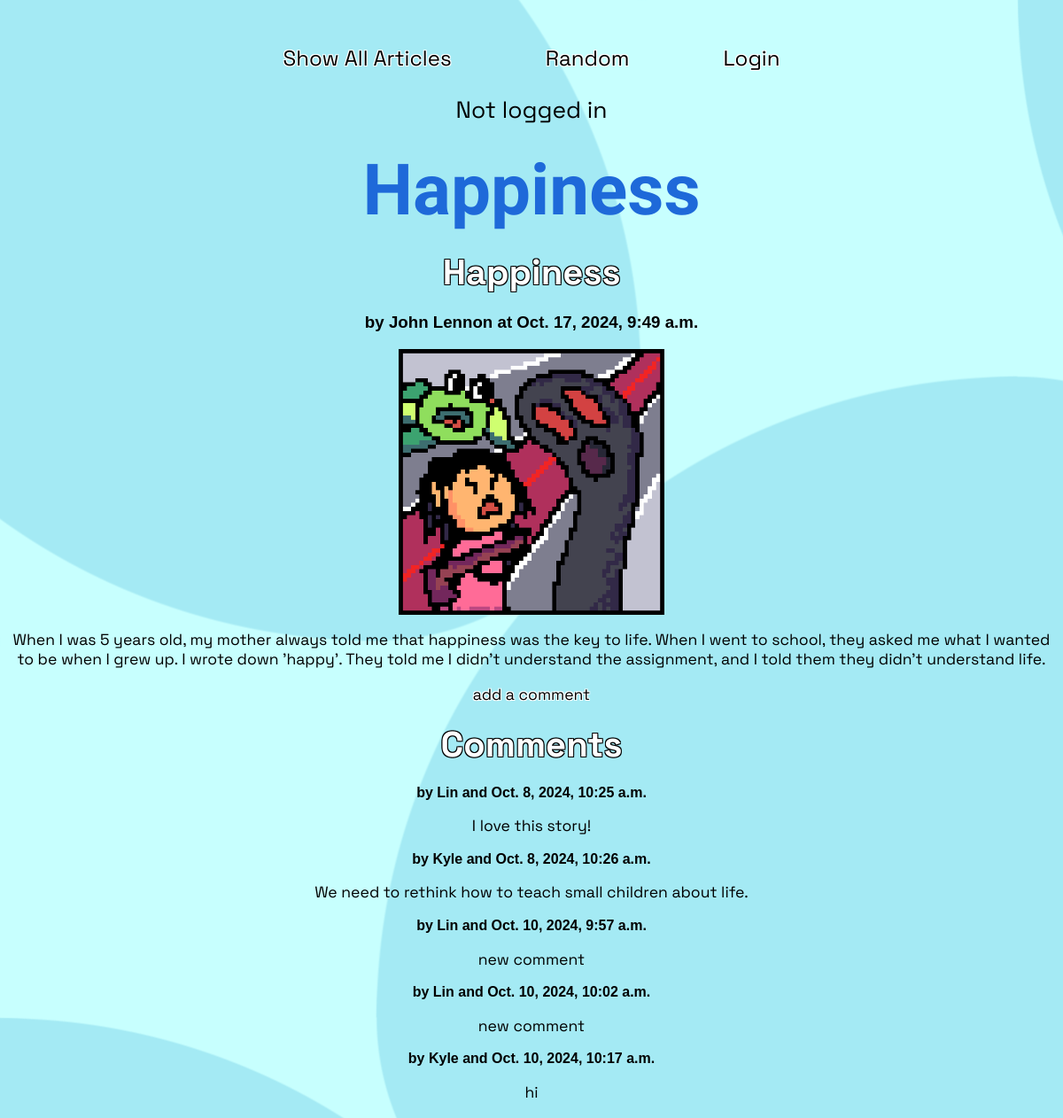
/blog/article/1, run on the app's committed database.
### blog/models.py (models this page shows, shortened)
class Article(models.Model):
    user = models.ForeignKey(User, on_delete=models.CASCADE)
    title = models.TextField(blank=False)
    author = models.TextField(blank=False)
    text = models.TextField(blank=False)
    published = models.DateTimeField(auto_now=True)
    image_file = models.ImageField(blank=True)
    def get_comments(self):
        comments = Comment.objects.filter(article=self)
        return comments

class Comment(models.Model):
    article = models.ForeignKey("Article", on_delete=models.CASCADE) # if the article is deleted, delete all comments related to it
    author = models.TextField(blank=False)
    text = models.TextField(blank=False)
    published = models.DateTimeField(auto_now=True)
    def __str__(self):
        return f'{self.text}'

### blog/views.py (the view)
# urls.py: path(r'article/<int:pk>', views.ArticleView.as_view(), name='article'),
class ArticleView(DetailView):
    model = Article
    template_name = 'blog/article.html'
    context_object_name = 'article'

### blog/templates/blog/article.html
{% extends "blog/base.html" %}
{% block content %}
<h1>{{ article.title }}</h1>
<main>
    <h2>{{ article.title }}</h2>
    <h3>by {{ article.author }} at {{ article.published }}</h3>
    <img src="{{ article.image_file.url }}" alt="">
    <p>
        {{ article.text }}
    </p>
    <div>
        <p><a href="{% url 'create_comment' article.pk %}">add a comment</a></p>
        <h2>Comments</h2>
        {% if article.get_comments %}
            {% for c in article.get_comments %}
            <div>
                <strong>by {{ c.author }} and {{ c.published }}</strong>
                <p>
                    {{ c.text }}
                </p>
            </div>
            {% endfor %}
        {% else %}
            <div>
                <p>No comments yet.</p>
            </div>
        {% endif %}
    </div>
</main>
{% endblock %}

### static/mini_fb.css (style rules this page uses)
img { width: 300px; height: 300px; }
body { font-family: Verdana, Geneva, Tahoma, sans-serif; text-align: center; }
html { --s: 300px; --c1: #a4eaf4; --c2: #c7fffe; --c:var(--c1) calc(100% - 2px),#0000; --r:calc(2.414*var(--s)); --p:calc(1.414*var(--s)); --g:radial-gradient(var(--s),var(--c)); background: radial-gradient(var(--r) at 0 0 ,var(--c)), radial-gradient(var(--r) at 0 100%,var(--c)), radial-gradient(var(--r) at 100% 0 ,var(--c)), radial-gradient(var(--r) at 100% 100%,var(--c)), var(--g),var(--g),var(--g),var(--g) var(--c2); background-position: var(--r) var(--r),0 var(--p),var(--p) 0, calc(-1*var(--s)) calc(-1*var(--s)); background-size: calc(2*var(--r)) calc(2*var(--r)); }
h1 { font-size: 5em; font-family: "Nabla"; color:rgb(30, 105, 217); margin-top: 20px; margin-bottom: 20px; }
h2 { font-size: 2.5em; font-family: "Space Grotesk"; text-align: center; text-shadow: 1px 1px 0px black, -1px 1px 0px black, 1px -1px 0px black, -1px -1px 0px black; color: white; margin-top: 20px; margin-bottom: 20px; }
p { font-size: 1.1em; font-family: "Space Grotesk"; }
a { text-decoration: none; margin-left: 50px; margin-right: 50px; color: black; text-shadow: 1px 1px 0px white, -1px 1px 0px white, 1px -1px 0px white, -1px -1px 0px white; transition: color 1s; }

### data on the page
Article: title "Happiness", author "John Lennon", published "Oct. 17, 2024, 9:49 a.m.", image_file (picture), text "When I was 5 years old, my mother always told me that happiness was the key to life. When I went to school, they asked me what I wanted to be when I grew up. I wrote down 'happy'. They told me I didn't understand the assignment, and I told them they didn't understand life."
Comment: author "Lin", published "Oct. 8, 2024, 10:25 a.m.", text "I love this story!"
Comment: author "Kyle", published "Oct. 8, 2024, 10:26 a.m.", text "We need to rethink how to teach small children about life."
Comment: author "Lin", published "Oct. 10, 2024, 9:57 a.m.", text "new comment"
Comment: author "Lin", published "Oct. 10, 2024, 10:02 a.m.", text "new comment"
Comment: author "Kyle", published "Oct. 10, 2024, 10:17 a.m.", text "hi"
